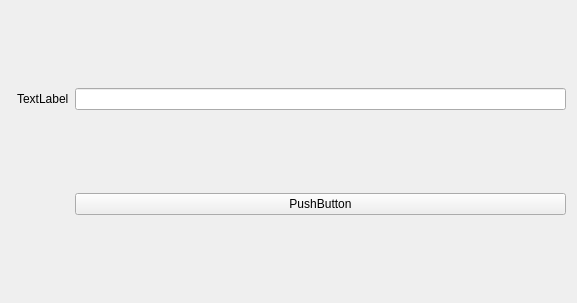
<?xml version="1.0" encoding="UTF-8"?>
<ui version="4.0">
 <class>FunctionSequenceWidget</class>
 <widget class="QWidget" name="FunctionSequenceWidget">
  <property name="geometry">
   <rect>
    <x>0</x>
    <y>0</y>
    <width>577</width>
    <height>303</height>
   </rect>
  </property>
  <property name="windowTitle">
   <string>Form</string>
  </property>
  <layout class="QHBoxLayout" name="horizontalLayout">
   <item>
    <widget class="DraggableCustomPlot" name="plot" native="true"/>
   </item>
   <item>
    <layout class="QGridLayout" name="gridLayout">
     <item row="0" column="0">
      <widget class="QLabel" name="label">
       <property name="text">
        <string>TextLabel</string>
       </property>
      </widget>
     </item>
     <item row="0" column="1">
      <widget class="QLineEdit" name="lineEdit"/>
     </item>
     <item row="1" column="1">
      <widget class="QPushButton" name="pushButton">
       <property name="text">
        <string>PushButton</string>
       </property>
      </widget>
     </item>
    </layout>
   </item>
  </layout>
 </widget>
 <customwidgets>
  <customwidget>
   <class>DraggableCustomPlot</class>
   <extends>QWidget</extends>
   <header>draggablecustomplot.h</header>
   <container>1</container>
  </customwidget>
 </customwidgets>
 <resources/>
 <connections/>
</ui>
